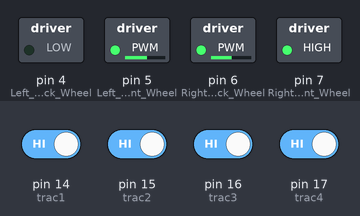
Bench run of a sketch on a simulated Arduino Uno, built with avr-gcc and run on an emulated ATmega328P. On the bench: switched loads named in the sketch (green lamp = pin HIGH). The inputs (shaded band) are chosen by the test bench; at power-on: pin 14 (trac1), pin 15 (trac2), pin 16 (trac3), pin 17 (trac4) HIGH.

Above: at 1.2 s.
1.3 s: pin 14 (trac1) driven LOW
At 2.0 s:
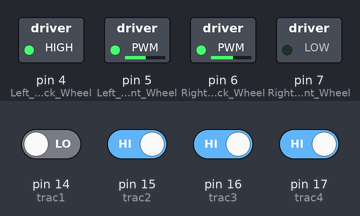
2.8 s: pin 16 (trac3) driven LOW
At 3.2 s:
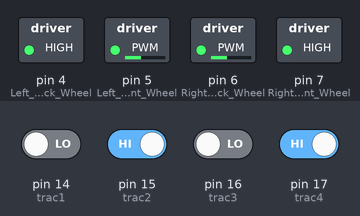
4.3 s: pin 17 (trac4) driven LOW
At 4.6 s:
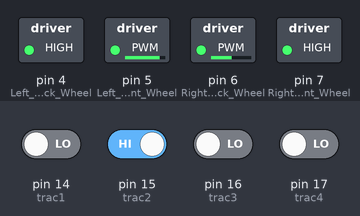
5.8 s: pin 17 (trac4) driven HIGH
At 7.0 s:
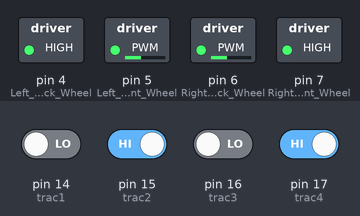
7.3 s: pin 15 (trac2) driven LOW
At 8.1 s:
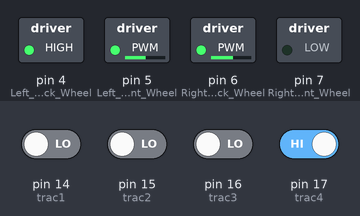
8.8 s: pin 16 (trac3) driven HIGH and pin 17 (trac4) driven LOW
At 9.3 s:
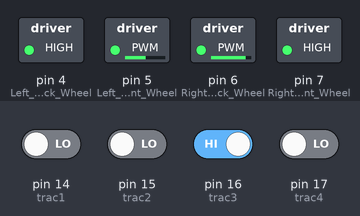
Timing chart, 0 to 11.3 s (numbered marks = the images above; inputs shaded):
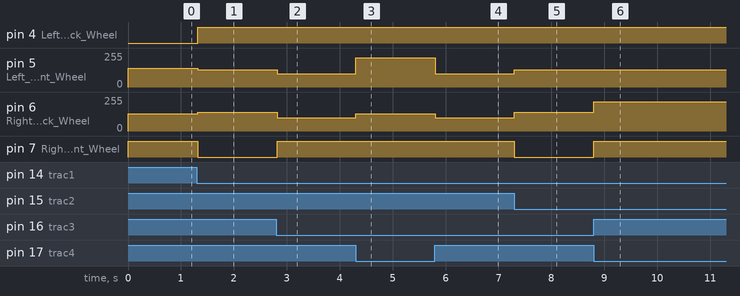

Measured:
- after the input at 1.3 s, pin 4 (Left_Back_Wheel): LOW → HIGH at once; pin 5 (Left_Front_Wheel): 140/255 → 130/255 at once; pin 6 (Right_Back_Wheel): 130/255 → 140/255 at once; pin 7 (Right_Front_Wheel): HIGH → LOW at once
- after the input at 2.8 s, pin 5 (Left_Front_Wheel): 130/255 → 100/255 at once; pin 6 (Right_Back_Wheel): 140/255 → 100/255 at once; pin 7 (Right_Front_Wheel): LOW → HIGH at once
- after the input at 4.3 s, pin 5 (Left_Front_Wheel): 100/255 → 220/255 at once; pin 6 (Right_Back_Wheel): 100/255 → 130/255 at once
- after the input at 5.8 s, pin 5 (Left_Front_Wheel): 220/255 → 100/255 at once; pin 6 (Right_Back_Wheel): 130/255 → 100/255 at once
- after the input at 7.3 s, pin 5 (Left_Front_Wheel): 100/255 → 130/255 at once; pin 6 (Right_Back_Wheel): 100/255 → 140/255 at once; pin 7 (Right_Front_Wheel): HIGH → LOW at once
- after the input at 8.8 s, pin 6 (Right_Back_Wheel): 140/255 → 220/255 at once; pin 7 (Right_Front_Wheel): LOW → HIGH at once

The sketch:

car2.ino
```cpp
#include <Arduino.h>
#include <stdbool.h>

bool last_dir=true;//右转为真，左转为假


//加入
int trac1 = 14; //s1//定义四个传感器I/O口，从车头方向的最右边开始排序 (传感器)
int trac2 = 15;
int trac3 = 16;
int trac4 = 17;
//

void setup(){


   pinMode(4, OUTPUT);  //右轮
  pinMode(5, OUTPUT);  //右轮
  pinMode(7, OUTPUT);  //左轮
  pinMode(6, OUTPUT);  //左轮
//加入
  pinMode(trac1, INPUT); //配置四个巡线传感器I/O口
  pinMode(trac2, INPUT);
  pinMode(trac3, INPUT);
  pinMode(trac4, INPUT);
  //
}

void loop(){


//模式为巡线模式，执行巡线代码
    const int LOWER=220;//完全停下
    const int HIGHER=130;
    const int TRANS=140;
    const int DASH=100;
    const int DEL=30;

      //判断四个I/O口传感器信号状态,白色为0，黑色为155
    int rr = digitalRead(trac1);//最右边
    int rm = digitalRead(trac2);//中右
    int lm = digitalRead(trac3);//中左
    int ll = digitalRead(trac4);//最左边
    //45右 67左

/*
  电机控制笔记
以爪子为车头
右倒车：4-HIGH 5PWM，0最快
左倒车：7-HIGH 6PWM，0最快

右前进：4-LOW 5PWM，255最快
左前进：7-LOW 6PWM，255最快

  */
    if(!ll && lm && rm && !rr)  //中间两个黑色，左右两个白色，前进11
    {
       digitalWrite(4,HIGH);
       analogWrite(5, DASH);
       digitalWrite(7,HIGH);
       analogWrite(6, DASH);
       last_dir=false;
    }

    else if(!ll && !lm && rm && !rr)  //中间两个右边黑色左边白，右转4
    {
       digitalWrite(4,HIGH);
       analogWrite(5, LOWER);
       digitalWrite(7,HIGH);
       analogWrite(6, HIGHER);
       delay(DEL);
       last_dir=true;

    }

    else if(!ll && lm && !rm && !rr)  //中间两个右边白左边黑，小左转3
    {
       digitalWrite(4,HIGH);
       analogWrite(5, HIGHER);
       digitalWrite(7,HIGH);
       analogWrite(6, LOWER);
       delay(DEL);
       last_dir=false;
    }

    else if(!ll && !lm && rm && rr)  //右边两个黑，右转7
    {
       digitalWrite(4,LOW);
       analogWrite(5, TRANS);
       digitalWrite(7,HIGH);
       analogWrite(6, HIGHER);
       delay(DEL);
       last_dir=true;
    }

    else if(ll && lm && !rm && !rr)  //左边两个黑，左转6
    {
       digitalWrite(4,HIGH);
       analogWrite(5, HIGHER);
       digitalWrite(7,LOW);
       analogWrite(6, TRANS);
       delay(DEL);
       last_dir=false;
    }

    else if(ll && !lm && !rm && !rr)  //左边一个黑,大偏右，左转2？
    {
       digitalWrite(4,HIGH);
       analogWrite(5, HIGHER);
       digitalWrite(7,LOW);
       analogWrite(6, TRANS);
       delay(DEL);
       last_dir=false;
    }

    else if(!ll && !lm && !rm && rr)  //右边一个黑，大偏左，右转5?
    {
       digitalWrite(4,LOW);
       analogWrite(5, TRANS);
       digitalWrite(7,HIGH);
       analogWrite(6, HIGHER);
       delay(DEL);
       last_dir=true;
    }

    else if(ll && lm && rm && !rr)  //左边三个黑，直角左转12
    {
       digitalWrite(4,HIGH);
       analogWrite(5, HIGHER);
       digitalWrite(7,LOW);
       analogWrite(6, TRANS);
       delay(DEL);
       last_dir=false;
    }

    else if(!ll && lm && rm && rr)  //右边三个黑，直角右转13
    {
       digitalWrite(4,LOW);
       analogWrite(5, TRANS);
       digitalWrite(7,HIGH);
       analogWrite(6, HIGHER);
       delay(DEL);
       last_dir=true;
    }

    else if(ll && lm && rm && rr)  //全黑，优先右转
    {
       digitalWrite(4,LOW);
       analogWrite(5, TRANS);
       digitalWrite(7,HIGH);
       analogWrite(6, HIGHER);
       delay(DEL);
       last_dir=true;
    }

    else if(!ll && !lm && !rm && !rr)  //全白，按照上一次转向来转
    {
       if(last_dir)//左边
       {
        digitalWrite(4,LOW);
        analogWrite(5, TRANS);
        digitalWrite(7,HIGH);
        analogWrite(6, HIGHER);
       }
       else
       {
       digitalWrite(4,HIGH);
       analogWrite(5, HIGHER);
       digitalWrite(7,LOW);
       analogWrite(6, TRANS);
       }

    }
    else//其他情况，先直走
    {
       digitalWrite(4,HIGH);
       analogWrite(5, DASH);
       digitalWrite(7,HIGH);
       analogWrite(6, DASH);
    }

}
```

Arduino_code.c
```cpp
/*! \file Arduino_code.c */
#include <Arduino.h>
#include <stdbool.h>
#include <avr/wdt.h>
#include <MsTimer2.h>
#include <avr/power.h>

/* Pin */
const int Right_SensorB = 3;  // Sensor I/O
const int Right_SensorA = 2;
const int Middle_Sensor = 10;
const int Left_SensorA = 11;
const int Left_SensorB = 13;

const int Right_Back_Wheel = 6;
const int Right_Front_Wheel = 7;
const int Left_Back_Wheel = 4;
const int Left_Front_Wheel = 5;

/* Speed Const */
const int LOWER = 220;  //完全停下
const int HIGHER = 130;
const int TRANS = 140;
const int DASH = 100;
const int DEL = 30;

int cursor_speed = 100;

#define LOW_SPEED 210

#define HIGH_SPEED_LOW_DRAG 80

/**
    variable
*/

/*判断I/O口传感器信号状态,白色为0，黑色为1*/
int rr = 0;
int rm = 0;
int md = 0;
int lm = 0;
int ll = 0;

int last_dir = 1;

int current_status = 0;


int max_speed = 30;

/*!
  \li Low drag

  \li This function takes turn the clock down;

  \return MsTimer2::stop()
 */
void Low_Speed(){
    max_speed = 80;
    cursor_speed += 40;
    clock_prescale_set(clock_div_8);
    MsTimer2::stop();   //关闭定时中断的函数
}


/* Set up */
void setup() {
/**
* Wheel Motor Setup
*/
  pinMode(Right_Back_Wheel, OUTPUT);  //right front wheel
  pinMode(Right_Front_Wheel, OUTPUT);  //right back wheel
  pinMode(Left_Back_Wheel, OUTPUT);  //left front wheel
  pinMode(Left_Front_Wheel, OUTPUT);  //left back wheel

/**
* Sensor I/O setup
*/
  pinMode(Right_SensorB, INPUT);
  pinMode(Right_SensorA, INPUT);
  pinMode(Middle_Sensor, INPUT);
  pinMode(Left_SensorA, INPUT);
  pinMode(Left_SensorB, INPUT);

  wdt_enable(WDTO_8S); //开启看门狗，并设置溢出时间为8秒
  MsTimer2::set(400000,Low_Speed);   //400秒进入一次中断，中断函数是fals（）
  MsTimer2::start();     //开启定时中断函数

  clock_prescale_set(clock_div_2);

  digitalWrite(4,HIGH);
  analogWrite(5, 200);
  digitalWrite(7,HIGH);
  analogWrite(6, 200);

}


float P = 0;
float I = 0;
float I_angular = 0;
int counter = 0;

float D = 0;
float PID = 0;

const float Kp = 6;
const float Ki = 0.08;
const float Kd = 0.05;

float previous_status = 0;
float PID_value = 0;

int go_stright_value = 100;
int turn_right_value = 0;
int turn_left_value  = 0;

/**
  判断I/O口传感器信号状态,白色为0，黑色为1
*/
inline void Get_sensor_status(){
    rr = digitalRead(Right_SensorB);  // Left outside
    rm = digitalRead(Right_SensorA);  // Left inside
    md = digitalRead(Middle_Sensor);  // Middle
    lm = digitalRead(Left_SensorA);  // Right inside
    ll = digitalRead(Left_SensorB);  // Right outside

    counter += 1;

    // 0 0 1 0 0
    if(rr == 0 && rm == 0 && md == 1 && lm == 0 && ll == 0 ){
      current_status = 0;
      I = 0;
      go_stright_value += 1;
      // I_angular = 0;
      wdt_reset();
    }
    else if(rr == 0 && rm == 1 && md == 1 && lm == 0 && ll == 0){
      current_status = -1;
      go_stright_value = 0;
      wdt_reset();
    }
    else if(rr == 0 && rm == 1 && md == 0 && lm == 0 && ll == 0){
      current_status = -3;
      go_stright_value = 0;
      wdt_reset();
    }
    else if(rr == 1 && rm == 1 && md == 0 && lm == 0 && ll == 0){
      current_status = -5;
      go_stright_value = 0;
      wdt_reset();
    }
    else if(rr == 1 && rm == 0 && md == 0 && lm == 0 && ll == 0){
      current_status = -9;
      last_dir = -20;
      go_stright_value = 0;
      wdt_reset();
    }

    else if(rr == 0 && rm == 0 && md == 1 && lm == 1 && ll == 0){
      current_status = 1;
      go_stright_value = 0;
      wdt_reset();
    }
    else if(rr == 0 && rm == 0 && md == 0 && lm == 1 && ll == 0){
      current_status = 3;
      go_stright_value = 0;
      wdt_reset();
    }
    else if(rr == 0 && rm == 0 && md == 0 && lm == 1 && ll == 1){
      current_status = 5;
      go_stright_value = 0;
      wdt_reset();
    }
    else if(rr == 0 && rm == 0 && md == 0 && lm == 0 && ll == 1){
      current_status = 9;
      go_stright_value = 0;
      last_dir = 20;
      wdt_reset();
    }
    else{
        current_status = 12;
    }

    if(counter > 4000){
      I = 0;
      counter = 0;
    }

}


inline void calculate_pid(){
  P = current_status;
  I = I + current_status;
  // I_angular = I_angular + current_status * 0.001;
  D = current_status - previous_status;

  PID_value = (Kp * P) + (Ki * I) + (Kd * D);

  previous_status = current_status;
}

int Left_wheel_speed = 0;
int Right_wheel_speed = 0;

inline void Update_Speed(){

    Left_wheel_speed = cursor_speed + PID_value;
    Right_wheel_speed = cursor_speed - PID_value;

    if(go_stright_value >= 500){
      Left_wheel_speed = HIGH_SPEED_LOW_DRAG;
      Right_wheel_speed = HIGH_SPEED_LOW_DRAG;
    }

    if(Left_wheel_speed > LOW_SPEED){
        Left_wheel_speed = LOW_SPEED;
    }
    if(Left_wheel_speed < max_speed){
        Left_wheel_speed = max_speed;
    }

    if(Right_wheel_speed > LOW_SPEED){
        Right_wheel_speed = LOW_SPEED;
    }
    if(Right_wheel_speed < max_speed){
        Right_wheel_speed = max_speed;
    }

    digitalWrite(4,HIGH);
    analogWrite(5, Right_wheel_speed);
    digitalWrite(7,HIGH);
    analogWrite(6, Left_wheel_speed);
}


void loop() {

  Get_sensor_status();

  calculate_pid();

  Update_Speed();

}
```

ard.c
```cpp
#include <Arduino.h>
#include <stdbool.h>
#include <avr/wdt.h>
#include <MsTimer2.h>
#include <avr/power.h>

/* Pin */
const int Right_SensorB = 3;  // Sensor I/O
const int Right_SensorA = 2;
const int Middle_Sensor = 10;
const int Left_SensorA = 11;
const int Left_SensorB = 13;

const int Right_Back_Wheel = 6;
const int Right_Front_Wheel = 7;
const int Left_Back_Wheel = 4;
const int Left_Front_Wheel = 5;

/* Speed Const */
const int LOWER = 220;  //完全停下
const int HIGHER = 130;
const int TRANS = 140;
const int DASH = 100;
const int DEL = 30;

int cursor_speed = 100;

#define LOW_SPEED 210

#define HIGH_SPEED_LOW_DRAG 80

/**
    variable
*/

// 判断I/O口传感器信号状态,白色为0，黑色为1
int rr = 0;
int rm = 0;
int md = 0;
int lm = 0;
int ll = 0;

int last_dir = 1;

int current_status = 0;


int max_speed = 30;

void Low_Speed(){
    max_speed = 80;
    cursor_speed += 40;
    clock_prescale_set(clock_div_8);
    MsTimer2::stop();   //关闭定时中断的函数
}


/* Set up */
void setup() {
/**
* Wheel Motor Setup
*/
  pinMode(Right_Back_Wheel, OUTPUT);  //right front wheel
  pinMode(Right_Front_Wheel, OUTPUT);  //right back wheel
  pinMode(Left_Back_Wheel, OUTPUT);  //left front wheel
  pinMode(Left_Front_Wheel, OUTPUT);  //left back wheel

/**
* Sensor I/O setup
*/
  pinMode(Right_SensorB, INPUT);
  pinMode(Right_SensorA, INPUT);
  pinMode(Middle_Sensor, INPUT);
  pinMode(Left_SensorA, INPUT);
  pinMode(Left_SensorB, INPUT);

  wdt_enable(WDTO_8S); //开启看门狗，并设置溢出时间为8秒
  MsTimer2::set(400000,Low_Speed);   //400秒进入一次中断，中断函数是fals（）
  MsTimer2::start();     //开启定时中断函数

  // disable ADC
  ADCSRA = 0;

  clock_prescale_set(clock_div_2);

  digitalWrite(4,HIGH);
  analogWrite(5, 200);
  digitalWrite(7,HIGH);
  analogWrite(6, 200);

}


float P = 0;
float I = 0;
float I_angular = 0;
int counter = 0;

float D = 0;
float PID = 0;

const float Kp = 6;
const float Ki = 0.08;
const float Kd = 0.02;

float previous_status = 0;
float PID_value = 0;

int go_stright_value = 100;
int turn_right_value = 0;
int turn_left_value  = 0;

/**
  判断I/O口传感器信号状态,白色为0，黑色为1
*/
inline void Get_sensor_status(){
    rr = digitalRead(Right_SensorB);  // Left outside
    rm = digitalRead(Right_SensorA);  // Left inside
    md = digitalRead(Middle_Sensor);  // Middle
    lm = digitalRead(Left_SensorA);  // Right inside
    ll = digitalRead(Left_SensorB);  // Right outside

    counter += 1;

    // 0 0 1 0 0
    if(rr == 0 && rm == 0 && md == 1 && lm == 0 && ll == 0 ){
      current_status = 0;
      I = 0;
      go_stright_value += 1;
      // I_angular = 0;
      wdt_reset();
    }
    else if(rr == 0 && rm == 1 && md == 1 && lm == 1 && ll == 0){
      current_status = 0;
      I = 0;
      go_stright_value += 1;
      // I_angular = 0;
      wdt_reset();
    }
    else if(rr == 0 && rm == 1 && md == 1 && lm == 0 && ll == 0){
      current_status = -1;
      go_stright_value = 0;
      wdt_reset();
    }
    else if(rr == 0 && rm == 1 && md == 0 && lm == 0 && ll == 0){
      current_status = -3;
      go_stright_value = 0;
      wdt_reset();
    }
    else if(rr == 1 && rm == 1 && md == 0 && lm == 0 && ll == 0){
      current_status = -5;
      go_stright_value = 0;
      wdt_reset();
    }
    else if(rr == 1 && rm == 0 && md == 0 && lm == 0 && ll == 0){
      current_status = -9;
      last_dir = -20;
      go_stright_value = 0;
      wdt_reset();
    }

    else if(rr == 0 && rm == 0 && md == 1 && lm == 1 && ll == 0){
      current_status = 1;
      go_stright_value = 0;
      wdt_reset();
    }
    else if(rr == 0 && rm == 0 && md == 0 && lm == 1 && ll == 0){
      current_status = 3;
      go_stright_value = 0;
      wdt_reset();
    }
    else if(rr == 0 && rm == 0 && md == 0 && lm == 1 && ll == 1){
      current_status = 5;
      go_stright_value = 0;
      wdt_reset();
    }
    else if(rr == 0 && rm == 0 && md == 0 && lm == 0 && ll == 1){
      current_status = 9;
      go_stright_value = 0;
      last_dir = 20;
      wdt_reset();
    }
    else{
        current_status = 12;
    }

    if(counter > 4000){
      I = 0;
      counter = 0;
    }

}


inline void calculate_pid(){
  P = current_status;
  I = I + current_status;
  // I_angular = I_angular + current_status * 0.001;
  D = current_status - previous_status;

  PID_value = (Kp * P) + (Ki * I) + (Kd * D);

  previous_status = current_status;
}

int Left_wheel_speed = 0;
int Right_wheel_speed = 0;

inline void Update_Speed(){

    Left_wheel_speed = cursor_speed + PID_value;
    Right_wheel_speed = cursor_speed - PID_value;

    if(go_stright_value >= 3500){
      Left_wheel_speed = HIGH_SPEED_LOW_DRAG;
      Right_wheel_speed = HIGH_SPEED_LOW_DRAG;
    }

    if(Left_wheel_speed > LOW_SPEED){
        Left_wheel_speed = LOW_SPEED;
    }
    if(Left_wheel_speed < max_speed){
        Left_wheel_speed = max_speed;
    }

    if(Right_wheel_speed > LOW_SPEED){
        Right_wheel_speed = LOW_SPEED;
    }
    if(Right_wheel_speed < max_speed){
        Right_wheel_speed = max_speed;
    }

    digitalWrite(4,HIGH);
    analogWrite(5, Right_wheel_speed);
    digitalWrite(7,HIGH);
    analogWrite(6, Left_wheel_speed);
}


void loop() {

  Get_sensor_status();

  calculate_pid();

  Update_Speed();

}
```

carmen.c
```cpp
// (licence header left out)
#include <stdio.h>
#include <stdlib.h>


static double p_last = 0;
static double x_last = 0;

//过程噪音   买的破温度计有多破。。
#define P_Q 0.1
//测量噪声
#define M_R 0.01
/*
        Q:过程噪声，Q增大，动态响应变快，收敛稳定性变坏
        R:测量噪声，R增大，动态响应变慢，收敛稳定性变好

        其中p的初值可以随便取，但是不能为0（为0的话卡尔曼滤波器就认为已经是最优滤波器了）
q,r的值需要我们试出来，讲白了就是(买的破温度计有多破，以及你的超人力有多强)

r参数调整滤波后的曲线与实测曲线的相近程度，r越小越接近。

q参数调滤波后的曲线平滑程度，q越小越平滑。

*/
static double KalmanFilter(const double ResrcData)
{

    double R = M_R;
    double Q = P_Q;

    double x_mid = x_last;
    double x_now;

    double p_mid ;
    double p_now;

    double kg;

    //这里p_last 等于 kalmanFilter_A 的p直接取0
    x_mid=x_last;                       //x_last=x(k-1|k-1),x_mid=x(k|k-1)
    p_mid=p_last+Q;                     //p_mid=p(k|k-1),p_last=p(k-1|k-1),Q=噪声

    /*
      *  卡尔曼滤波的五个重要公式
      */
    kg=p_mid/(p_mid+R);                 //kg为kalman filter，R 为噪声
    x_now=x_mid+kg*(ResrcData-x_mid);   //估计出的最优值
    p_now=(1-kg)*p_mid;                 //最优值对应的covariance
    p_last = p_now;                     //更新covariance 值
    x_last = x_now;                     //更新系统状态值

    return x_now;
}

float kalmanFilter_A(float inData)
{
  static float prevData=0;
  //其中p的初值可以随便取，但是不能为0（为0的话卡尔曼滤波器就认为已经是最优滤波器了）
  static float p=0.01, q=P_Q, r=M_R, kGain=0;
    p = p+q;
    kGain = p/(p+r);

    inData = prevData+(kGain*(inData-prevData));
    p = (1-kGain)*p;

    prevData = inData;

    return inData;
}

int main(void) {
	double datas[] = {99, 33, 45, 99, 100, 24};
	int len = sizeof(datas)/ sizeof(datas[0]);

	for(int i = 0; i < len; i++){
		printf("datas[i]=%lf, number=%lf, %f\n", datas[i], KalmanFilter(datas[i]), kalmanFilter_A(datas[i]));
	}

	return 0;
}
```

pid.c
```cpp
/*! \file pid.c */
#include <stdio.h>
#include <Arduino_code.c>

// PID控制器结构体定义
typedef struct {
    double Kp;         // 比例增益
    double Ki;         // 积分增益
    double Kd;         // 微分增益
    double setpoint;   // 设定温度

    double error;      // 当前误差
    double last_error; // 上一个时间步的误差
    double integral;   // 积分误差累积
} PIDController;

// 初始化PID控制器
void PID_Init(PIDController *pid, double Kp, double Ki, double Kd, double setpoint) {
    pid->Kp = Kp;
    pid->Ki = Ki;
    pid->Kd = Kd;
    pid->setpoint = setpoint;

    pid->error = 0.0;
    pid->last_error = 0.0;
    pid->integral = 0.0;
}

// 更新PID控制器并计算控制信号
double PID_Update(PIDController *pid, double measured_value) {
    // 计算当前误差
    pid->error = pid->setpoint - measured_value;

    // 计算比例控制项
    double P = pid->Kp * pid->error;

    // 计算积分控制项
    pid->integral += pid->error;
    double I = pid->Ki * pid->integral;

    // 计算微分控制项
    double D = pid->Kd * (pid->error - pid->last_error);

    // 计算PID输出
    double output = P + I + D;

    // 更新上一个时间步的误差
    pid->last_error = pid->error;

    return output;
}

// 模拟温度控制系统
int main() {
    double setpoint_temp = 25.0; // 设定温度

    // PID参数
    double Kp = 0.6;
    double Ki = 0.1;
    double Kd = 0.2;

    // 创建PID控制器
    PIDController pid;
    PID_Init(&pid, Kp, Ki, Kd, setpoint_temp);

    // 模拟温度测量和控制
    double current_temp = 20.0; // 初始温度

    // 模拟时间步
    int time_steps = 50;
    // for (int i = 0; i < time_steps; ++i) {
    //     // 更新PID控制器并获取控制信号
    //     double control_signal = PID_Update(&pid, current_temp);

    //     // 模拟加热系统的响应（调整当前温度）
    //     current_temp += control_signal;

    //     // 输出当前温度和控制信号
    //     printf("Current Temperature: %.2f °C, Control Signal: %.2f\n", current_temp, control_signal);
    // }

    setup();
    loop();

    return 0;
}
```
